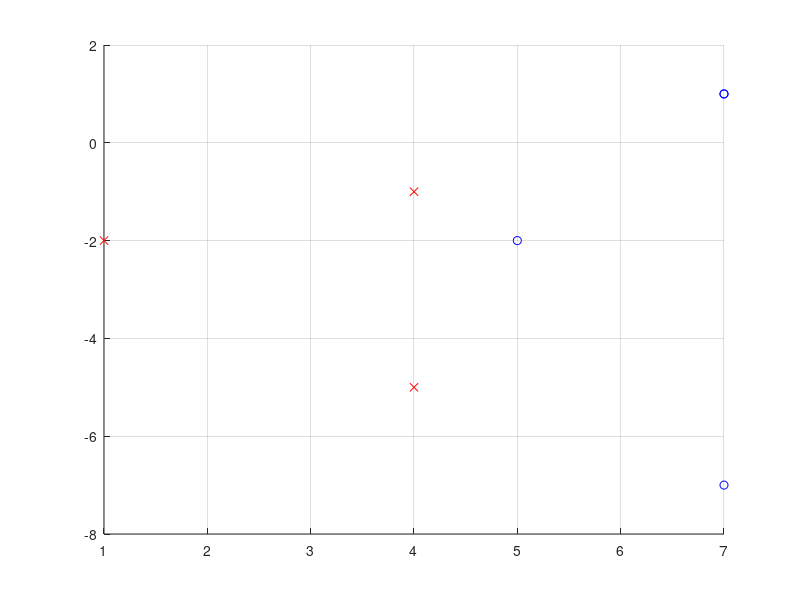

Write the MATLAB code that produced this figure.
function q2()
  data = load('data2.dat');
  X = data(:,2:end);
  y = data(:,1);
  for i = 1:size(X,1)
    Z(i, :) = fie(X(i, :));
  end
  i = find(y > 0);
  scatter(Z(i,:)(:,1), Z(i,:)(:,2), 'b', 'o');
  hold on;
  grid on;
  i = find(y < 0);
  scatter(Z(i,:)(:,1), Z(i,:)(:,2), 'r', 'x');
endfunction

function ans = fie(x)
  ans = [x(2)^2-2*x(1)+3 x(1)^2-2*x(2)-3];
endfunction
